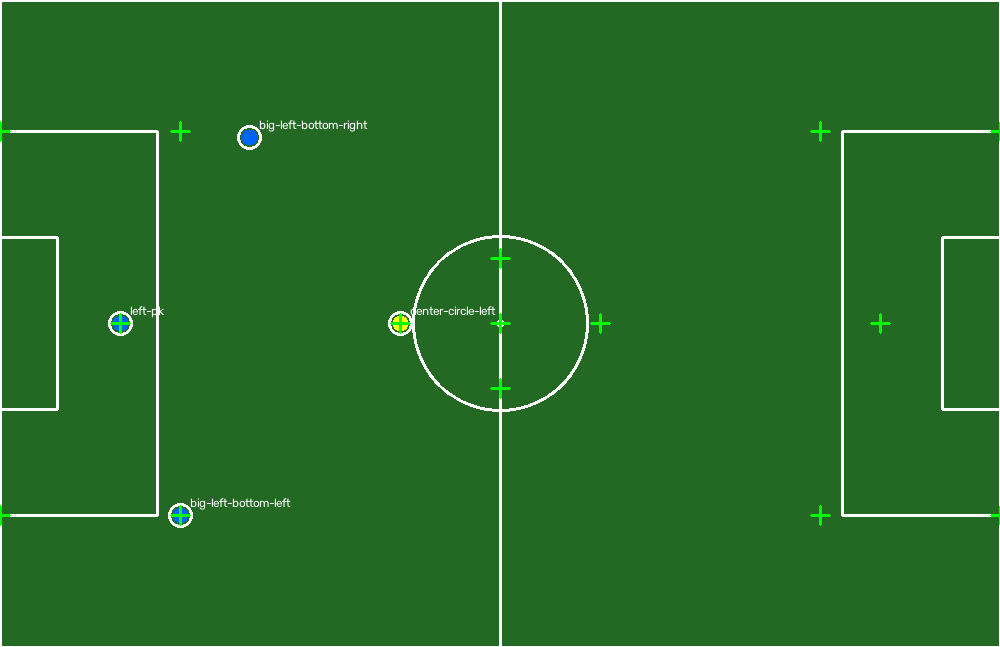
#> input picture test_landmarks_2d_pitch.png, 1000 x 647 px
$ python -i CameraMotion.py   (imports and definitions only)
#> lines starting #> are read from the running program, lines starting #| are printed output that depends on the picture
import cv2
import numpy as np
import time


class CameraMotionEstimator:
    """
    Estimates previous-frame -> current-frame motion.

    Semantic pitch landmarks are preferred. Between landmark detector
    updates, those same landmarks are tracked with Lucas-Kanade flow.
    Generic optical-flow features are only a fallback.
    """

    def __init__(
        self,
        max_features=500,
        quality_level=0.01,
        min_distance=8,
        ransac_threshold=4.0,
        min_inliers=6,
        feature_interval=20,
        fb_threshold=1.5,
        min_inlier_ratio=0.5,
        min_image_coverage=0.0015,
        max_median_error=5.0,
        max_frame_motion_ratio=0.2,
        profile_interval=30,
    ):
        self.max_features = max_features
        self.quality_level = quality_level
        self.min_distance = min_distance
        self.ransac_threshold = ransac_threshold
        self.min_inliers = min_inliers
        self.feature_interval = feature_interval
        self.fb_threshold = fb_threshold
        self.min_inlier_ratio = min_inlier_ratio
        self.min_image_coverage = min_image_coverage
        self.max_median_error = max_median_error
        self.max_frame_motion_ratio = max_frame_motion_ratio
        self.profile_interval = max(1, int(profile_interval))
        self._profile_totals = {}
        self._profile_frames = 0
        self._dilation_kernels = {}

        self.prev_gray = None
        self.prev_pts = None
        self.prev_mask = None
        self.prev_landmarks = {}
        self.frame_count = 0
        self.cumulative_H = np.eye(3, dtype=np.float64)

    @staticmethod
    def _gray(frame):
        return cv2.cvtColor(frame, cv2.COLOR_BGR2GRAY) if frame.ndim == 3 else frame.copy()

    @staticmethod
    def _clean_landmarks(landmarks):
        clean = {}
        if not landmarks:
            return clean
        for name, item in landmarks.items():
            point = item.get("image_point") if isinstance(item, dict) else item
            if point is None:
                continue
            point = np.asarray(point, dtype=np.float32).reshape(2)
            if np.all(np.isfinite(point)):
                clean[name] = point
        return clean

    def _feature_mask(self, gray, landmarks, supplied_mask):
        if supplied_mask is not None:
            return supplied_mask.copy()
        points = np.asarray(list(landmarks.values()), dtype=np.float32)
        if len(points) >= 3:
            hull = cv2.convexHull(points.reshape(-1, 1, 2).astype(np.int32))
            mask = np.zeros(gray.shape, dtype=np.uint8)
            cv2.fillConvexPoly(mask, hull, 255)
            # Expand the landmark hull to include nearby grass texture.
            radius = max(25, int(min(gray.shape) * 0.06))
            kernel = self._dilation_kernels.get(radius)
            if kernel is None:
                kernel = cv2.getStructuringElement(
                    cv2.MORPH_ELLIPSE, (2 * radius + 1, 2 * radius + 1)
                )
                self._dilation_kernels[radius] = kernel
            return cv2.dilate(mask, kernel)
        return None

    def _detect_features(self, gray, mask):
        return cv2.goodFeaturesToTrack(
            gray,
            maxCorners=self.max_features,
            qualityLevel=self.quality_level,
            minDistance=self.min_distance,
            mask=mask,
            blockSize=7,
        )

    # [95 lines left out: functions _track_points, _estimate, not called in this run]

    def _result(self, H, success, inliers, source, median_error=None):
        if success:
            A = H[:2, :2]
            scale = float(np.sqrt(abs(np.linalg.det(A))))
            rotation = float(np.degrees(np.arctan2(A[1, 0], A[0, 0])))
            motion = {
                "translation_x": float(H[0, 2]),
                "translation_y": float(H[1, 2]),
                "scale": scale,
                "zoom_percent": (scale - 1.0) * 100.0,
                "rotation_degrees": rotation,
            }
        else:
            motion = {
                "translation_x": 0.0, "translation_y": 0.0,
                "scale": 1.0, "zoom_percent": 0.0,
                "rotation_degrees": 0.0,
            }
        return {
            "homography": H.copy() if success else np.eye(3),
            "cumulative_homography": self.cumulative_H.copy(),
            "motion": motion,
            "inliers": int(inliers),
            "median_error": median_error,
            "source": source,
            "success": bool(success),
        }

    @staticmethod
    def _record_timing(timings, name, stage_start):
        timings[name] = timings.get(name, 0.0) + (
            time.perf_counter() - stage_start
        ) * 1000

    def _finish_profile(self, timings, frame_start):
        timings["total"] = (time.perf_counter() - frame_start) * 1000
        for name, duration_ms in timings.items():
            total, count = self._profile_totals.get(name, (0.0, 0))
            self._profile_totals[name] = (total + duration_ms, count + 1)

        self._profile_frames += 1
        if self._profile_frames >= self.profile_interval:
            details = " | ".join(
                f"{name}={total / count:.2f}ms"
                for name, (total, count) in self._profile_totals.items()
            )
            print(
                f"[CAMERA PROFILE] avg over {self._profile_frames} updates: "
                f"{details}"
            )
            self._profile_totals.clear()
            self._profile_frames = 0

    def update(self, frame, mask=None, landmarks=None):
        frame_start = time.perf_counter()
        timings = {}

        stage_start = time.perf_counter()
        gray = self._gray(frame)
        self._record_timing(timings, "grayscale", stage_start)

        stage_start = time.perf_counter()
        observed = self._clean_landmarks(landmarks)
        self._record_timing(timings, "landmark_cleaning", stage_start)

        if self.prev_gray is None:
            self.prev_gray = gray
            self.prev_landmarks = observed
            stage_start = time.perf_counter()
            self.prev_mask = self._feature_mask(gray, observed, mask)
            self._record_timing(timings, "feature_mask", stage_start)
            stage_start = time.perf_counter()
            self.prev_pts = self._detect_features(gray, self.prev_mask)
            self._record_timing(timings, "feature_detection", stage_start)
            stage_start = time.perf_counter()
            result = self._result(np.eye(3), False, 0, "initialized")
            self._record_timing(timings, "result", stage_start)
            self._finish_profile(timings, frame_start)
            result["timings_ms"] = dict(timings)
            return result

        # Track semantic landmarks from previous frame.
        stage_start = time.perf_counter()
        tracked_old, tracked_new = self._track_points(
            list(self.prev_landmarks.values()), gray
        ) if self.prev_landmarks else (
            np.empty((0, 2), np.float32), np.empty((0, 2), np.float32)
        )
        self._record_timing(timings, "semantic_tracking", stage_start)

        stage_start = time.perf_counter()
        tracked_names = []
        if self.prev_landmarks and len(tracked_new):
            # Track in stable insertion order to retain semantic identity.
            names = list(self.prev_landmarks.keys())
            # _track_points may filter points; reproduce its validity mask
            # by matching the returned old coordinates to original points.
            for old_pt in tracked_old:
                distances = np.linalg.norm(
                    np.asarray(list(self.prev_landmarks.values())) - old_pt, axis=1
                )
                tracked_names.append(names[int(np.argmin(distances))])

        current_landmarks = {}
        for name, point in zip(tracked_names, tracked_new):
            current_landmarks[name] = point

        # Fresh detector results re-anchor semantic point positions.
        current_landmarks.update(observed)
        self._record_timing(timings, "landmark_association", stage_start)

        common = [
            name for name in self.prev_landmarks
            if name in current_landmarks
        ]
        source = "none"
        H, inliers, error = None, 0, None

        if len(common) >= self.min_inliers:
            old_semantic = np.asarray([self.prev_landmarks[n] for n in common], np.float32)
            new_semantic = np.asarray([current_landmarks[n] for n in common], np.float32)
            stage_start = time.perf_counter()
            H, inliers, error = self._estimate(old_semantic, new_semantic)
            self._record_timing(timings, "semantic_homography", stage_start)
            if H is not None:
                source = "landmarks-detected" if observed else "landmarks-tracked"

        # Fallback: optical flow features, detected using the PREVIOUS frame's mask.
        if H is None:
            if (
                self.prev_pts is None
                or len(self.prev_pts) < 8
                or self.frame_count % self.feature_interval == 0
            ):
                if self.prev_mask is None:
                    stage_start = time.perf_counter()
                    self.prev_mask = self._feature_mask(
                        self.prev_gray, self.prev_landmarks, None
                    )
                    self._record_timing(timings, "feature_mask", stage_start)
                stage_start = time.perf_counter()
                self.prev_pts = self._detect_features(self.prev_gray, self.prev_mask)
                self._record_timing(timings, "feature_detection", stage_start)

            stage_start = time.perf_counter()
            old, new = self._track_points(self.prev_pts, gray)
            self._record_timing(timings, "feature_tracking", stage_start)
            if len(old) >= 8:
                stage_start = time.perf_counter()
                H, inliers, error = self._estimate(old, new, min_inliers=8)
                self._record_timing(timings, "feature_homography", stage_start)
                if H is not None:
                    source = "optical-flow"

            if H is not None:
                self.prev_pts = new.reshape(-1, 1, 2)
            else:
                stage_start = time.perf_counter()
                feature_mask = self._feature_mask(gray, current_landmarks, mask)
                self._record_timing(timings, "feature_mask", stage_start)
                self.prev_mask = feature_mask
                stage_start = time.perf_counter()
                self.prev_pts = self._detect_features(
                    gray, feature_mask
                )
                self._record_timing(timings, "feature_detection", stage_start)

        success = H is not None
        if success:
            stage_start = time.perf_counter()
            try:
                self.cumulative_H = self.cumulative_H @ np.linalg.inv(H)
                self.cumulative_H /= self.cumulative_H[2, 2]
            except (np.linalg.LinAlgError, ZeroDivisionError):
                success = False
            self._record_timing(timings, "cumulative_transform", stage_start)

        stage_start = time.perf_counter()
        self.prev_gray = gray
        self.prev_landmarks = current_landmarks
        self.frame_count += 1
        self._record_timing(timings, "state_update", stage_start)

        if H is not None:
            self.prev_mask = mask.copy() if mask is not None else None

        stage_start = time.perf_counter()
        result = self._result(H if success else np.eye(3), success, inliers, source, error)
        self._record_timing(timings, "result", stage_start)
        self._finish_profile(timings, frame_start)
        result["timings_ms"] = dict(timings)
        return result

    # [9 lines left out: function reset, not called in this run]

>>> import cv2
>>> picture = cv2.imread('test_landmarks_2d_pitch.png')
#> picture is the input picture: shape (647, 1000, 3); mean B, G, R 40.4, 109, 40.3
>>> result = CameraMotionEstimator().update(picture)
#> in _gray, `return cv2.cvtColor(frame, cv2.COLOR_BGR2GRAY) if frame.ndim == 3 else..`:
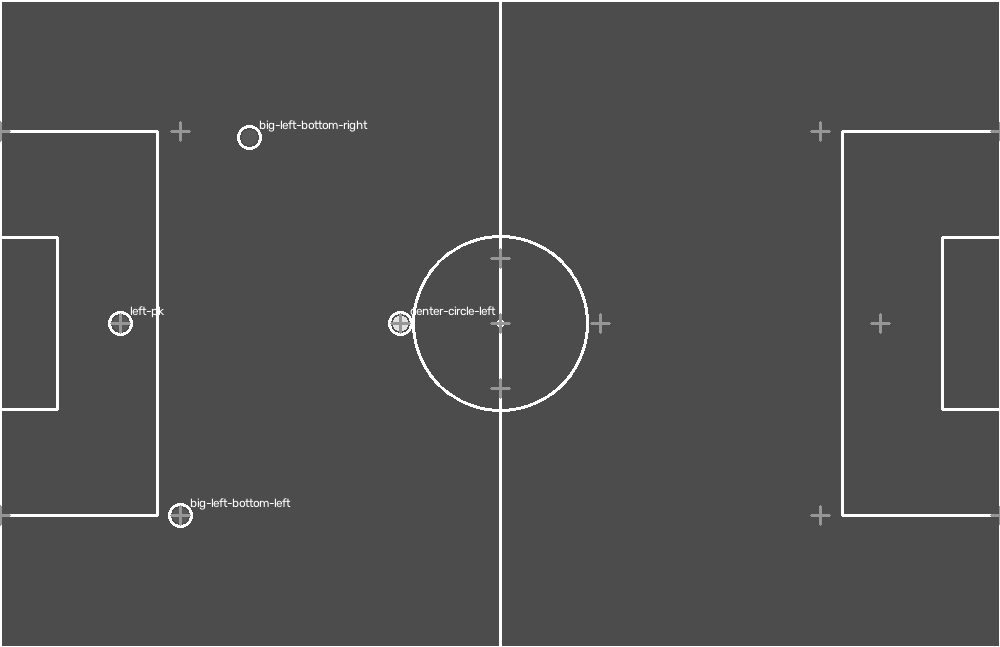
#> returned value: shape (647, 1000); min 76, max 255, mean 80.5
#> in update, `self.prev_pts = self._detect_features(gray, self.prev_mask)`: self.prev_pts = 175 rows, first 8: [501, 411], [1, 410], [1, 238], [501, 237], [501, 1], [843, 514], [156, 514], [943, 408]
#> result = 8 items
